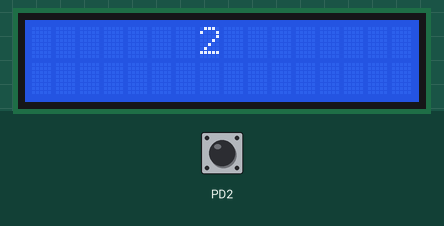
Recording of a program running on a simulated ATmega32, built with avr-gcc and emulated at 8 MHz. On the bench: 16×2 character LCD. Wiring (inferred from the names in the program): character LCD (HD44780): RS PB2; R/W PB1; E PB0; data PA0, PA1, PA2, PA3, PA4, PA5, PA6, PA7. Inputs (shaded band) come from the test bench; at power-on: PD2 HIGH. At 5.7 s the program stops and its outputs stay as they are.

Above: at 1.2 s.
1.3 s: PD2 pulled LOW for 0.15 s
At 4.2 s:
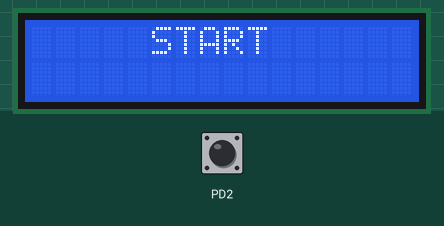
At 6.2 s:
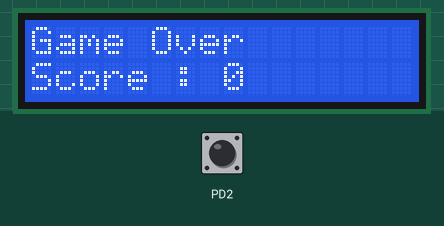
Timing chart, 0 to 7.2 s (numbered marks = the images above; inputs shaded):
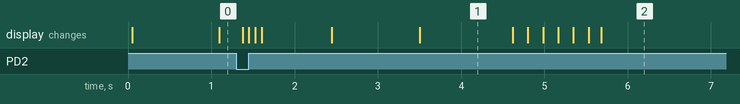

Measured:
- what the display in image 1 shows lasts 1.1 s, from 3.5 s to 4.6 s

The program:

main.c
```c
/**************************************************************************************************************************************
* LOG:                                                                   							   								  *
* VERSION					AUTHOR           					DATE 						DESCRIPTION 		   					  *
* 1.0.0 					Kareem Hassaan						21 DEC,2021					- Initial Creation						  *
**************************************************************************************************************************************/
/**************************************************************************************************************************************
* ! Title      	: Dino Chrome Game                                                     							                      *
* ! File Name	: main.c     		                                                  							                      *
* ! Description : This file has the implementation of Dino Chrome Game   	        							                      *
* ! Compiler  	: GNU AVR cross Compiler                                            							                      *
* ! Target 	  	: Atmega32 Micro-Controller                                         							                      *
* ! Layer 	  	: APP                   						                                         							  *
**************************************************************************************************************************************/
/**************************************************** Library Inclusions *************************************************************/
#define F_CPU 8000000UL
#include<util/delay.h>
#include"../LIB/STD_TYPES.h"
#include"../LIB/BIT_MATH.h"
/************************************************** Lower Layer Inclusions ***********************************************************/
#include"../MCAL/01-DIO/DIO_intrface.h"
#include"../MCAL/02-EXT_INTERRUPT/EXTI_intrface.h"
#include"../MCAL/03-GIE/GIE_intrface.h"

#include"../HAL/01-LCD/LCD_intrface.h"
/********************************************************** Macros *******************************************************************/
#define GAME_OVER 1
/***************************************************** Global Variables **************************************************************/
uint8  ittr = 0;
uint8  CBKFunc_uint8LoopCounter = 0;
uint16 Global_uint16Mode = 0;
uint16 Global_uint16Score = 0;

/*Drawing animated Cactus Array*/
uint8 TreePattern[] = { 0b00000100,
					    0b00010100,
					    0b00001010,
					    0b00010101,
					    0b00010101,
					    0b00001110,
					    0b00000100,
					    0b00000100};

/*Drawing  animated Dino Array*/
uint8 RunnerPattern[] = { 0b00001110,
					      0b00010111,
					      0b00011111,
					      0b00011111,
					      0b00011100,
					      0b00010111,
					      0b00010100,
					      0b00010100};

/*************************************************** Functions Prototype *************************************************************/
void CBKFunc_VoidJump();
void Start_Screen();
/*************************************************************************************************************************************/
/******************************************************* Main Function ***************************************************************/
/*************************************************************************************************************************************/
void main(void)
{
	/*Initialize the LCD*/
	HLCD_VoidInit();

	/*Enable The Global Interrupt*/
	MGIE_voidGlobalInterruptEnable();
	/*Initializ The EXTI*/
	M_EXTI_VoidInit();
	/*Setting EXTI Call Back Function*/
	M_EXTI_voidSetCallback(INT0, CBKFunc_VoidJump);

	/*Set pin0 in port c input for button*/
	MDIO_voidSetPinDirection(PORTD, PIN2,INPUT);
	/*Set pin0 in port c Pulled up for button*/
	MDIO_voidSetPinValue(PORTD, PIN2,HIGH);

	/*Starting The Game*/
	Start_Screen();

	while(Global_uint16Mode != GAME_OVER)
	{
		for(ittr = 0;ittr<16;ittr++)
		{
			/*Drawing animated Cactus*/
			HLCD_VoidSendCustomPattern(TreePattern, PATTERN_POSITION_0, ROW1, 16-ittr);
			HLCD_VoidSendCustomPattern(TreePattern, PATTERN_POSITION_0, ROW1, 9-ittr);


				/*Drawing animated Dino*/
				HLCD_VoidSendCustomPattern(RunnerPattern, PATTERN_POSITION_1, ROW1,COL5);

				/*Checking if The Dino Crashed With the cactus*/
				if(ittr == COL5 || ittr == COL12)
				{
					Global_uint16Mode = GAME_OVER;
					ittr = 16;
				}

			_delay_ms(100);

			/*Clearing the LCD*/
			HLCD_VoidClearLcd();
		}
	}

	/*Printing the Score When The Game is over*/
	HLCD_VoidSendString("Game Over");
	HLCD_VoidGoTo(ROW1, COL0);
	HLCD_VoidSendString("Score : ");
	HLCD_VoidSendNumber((Global_uint16Score));

}

/*************************************************************************************************************************************/
/***************************************************** EXTI CBK Function *************************************************************/
/*************************************************************************************************************************************/
void CBKFunc_VoidJump()
{
	for(CBKFunc_uint8LoopCounter = ittr; CBKFunc_uint8LoopCounter < ittr+4; CBKFunc_uint8LoopCounter++)
	{
		/*Counting The User Score*/
		if(CBKFunc_uint8LoopCounter == COL5 || CBKFunc_uint8LoopCounter == COL12)
		{
			Global_uint16Score++;
		}

		/*Jumping the Dino Over The Cactus*/
		HLCD_VoidSendCustomPattern(RunnerPattern, PATTERN_POSITION_1, ROW0,COL5);

		HLCD_VoidSendCustomPattern(TreePattern, PATTERN_POSITION_0, ROW1, 16-CBKFunc_uint8LoopCounter);
		HLCD_VoidSendCustomPattern(TreePattern, PATTERN_POSITION_0, ROW1, 9-CBKFunc_uint8LoopCounter);
	}

	ittr = CBKFunc_uint8LoopCounter;
}

/*************************************************************************************************************************************/
/****************************************************** Start Function ***************************************************************/
/*************************************************************************************************************************************/
void Start_Screen()
{
	/*Count Down 3*/
	HLCD_VoidGoTo(ROW0, COL7);
	HLCD_VoidSendNumber(3);
	_delay_ms(1000);
	HLCD_VoidClearLcd();

	/*Count Down 2*/
	HLCD_VoidGoTo(ROW0, COL7);
	HLCD_VoidSendNumber(2);
	_delay_ms(1000);
	HLCD_VoidClearLcd();

	/*Count Down 1*/
	HLCD_VoidGoTo(ROW0, COL7);
	HLCD_VoidSendNumber(1);
	_delay_ms(1000);
	HLCD_VoidClearLcd();

	/*Printing Start on The Screen*/
	HLCD_VoidGoTo(ROW0, COL5);
	HLCD_VoidSendString("START");
	_delay_ms(1000);
	HLCD_VoidClearLcd();
}
```

LCD_config.h
```c
/**************************************************************************************************************************************
* LOG:                                               														     					  *
* VERSION					AUTHOR           					DATE 						DESCRIPTION        				  		  *
* 1.0.0 					Kareem Hassaan						12 DEC,2021					- Initial Creation				  		  *
* 1.0.1 					Kareem Hassaan						15 DEC,2021					- Fix some bugs in 4bit mode			  *
**************************************************************************************************************************************/
/**************************************************************************************************************************************
* ! Title      	: LCD Driver                                                         							                      *
* ! File Name	: LCD_config.h                                                                          							  *
* ! Description : This file has the Configrations needed		     		        	 			                    			  *
* ! Compiler  	: GNU AVR cross Compiler                                            							                      *
* ! Target 	  	: Atmega32 Micro-Controller                                         							                      *
* ! Layer 	  	: HAL						                                         							                      *
**************************************************************************************************************************************/
#ifndef LCD_CONFIG_H
#define LCD_CONFIG_H

#define HALF_LOAD_4BITS  				0x00				//Precompile Configration (0) for 8-Bit Data & (1) for 4-Bit Data.

/**************************************************************************************************************************************/
/******************************************************* 8-Bit Configrations **********************************************************/
/**************************************************************************************************************************************/

#define LCD_DATA_PORT    				PORTA				//Data Port
#define LCD_CONTROL_PORT 				PORTB				//Control Port

#define LCD_EN_PIN 						PIN0				//Enable Pin
#define LCD_RW_PIN 						PIN1				//Read / Write pin
#define LCD_RS_PIN 						PIN2				//Register selection Data or Command

#define LCD_FunctionSetFixed 			0x30        		//Fixed Command Value.
#define LCD_LineNumbers      			0x01		 		//PIN3 --> (0) for one line Display & (1) for two lines Display.
#define LCD_FontSize         			0x00				//PIN2 --> (0) for 5x7 Display      & (1) for 5x11 Display.

#define LCD_DisplayFixed     			0x08				//Fixed Command Value.
#define LCD_EntireDisplay    			0x01				//PIN2 --> (0) for Entire Display  OFF & (1) for Entire Display  ON.
#define LCD_CursorDisplay    			0x00				//PIN1 --> (0) for Cursor Display  OFF & (1) for Cursor Display  ON.
#define LCD_CursorBlinking   			0x00				//PIN0 --> (0) for Cursor Blinking OFF & (1) for Cursor Blinking ON.

#define LCD_ClearValue       			0x01				//Clear LCD Command

/**************************************************************************************************************************************/
/******************************************************* 4-Bit Configrations **********************************************************/
/**************************************************************************************************************************************/

#define LCD_DATA_PORT_4BIT    			PORTA				//Data Port
#define LCD_CONTROL_PORT_4BIT 			PORTB				//Control Port

#define LCD_D0 							PIN0				//Enable Pin
#define LCD_D1 							PIN1				//Read / Write pin
#define LCD_D2 							PIN2				//Register selection Data or Command
#define LCD_D3 							PIN3				//Register selection Data or Command

#define LCD_EN_PIN_4BIT 				PIN0				//Enable Pin
#define LCD_RW_PIN_4BIT 				PIN1				//Read / Write pin
#define LCD_RS_PIN_4BIT 				PIN2				//Register selection Data or Command

#define LCD_FunctionSetFixed_4BIT 		0x02        		//Fixed Command Value.
#define LCD_LineNumbers_4BIT      		0x01			 	//PIN3 --> (0) for one line Display & (1) for two lines Display.
#define LCD_FontSize_4BIT         		0x00			 	//PIN2 --> (0) for 5x7 Display      & (1) for 5x11 Display.

#define LCD_DisplayFixed_4BIT     		0x00				//Fixed Command Value.
#define LCD_EntireDisplay_4BIT    		0x01				//PIN2 --> (0) for Entire Display  OFF & (1) for Entire Display  ON.
#define LCD_CursorDisplay_4BIT    		0x01				//PIN1 --> (0) for Cursor Display  OFF & (1) for Cursor Display  ON.
#define LCD_CursorBlinking_4BIT   		0x01				//PIN0 --> (0) for Cursor Blinking OFF & (1) for Cursor Blinking ON.

#define LCD_ClearValue_HighNibble       0x00				//Clear LCD Command
#define LCD_ClearValue_LowNibble       	0x01				//Clear LCD Command

#endif /*LCD_CONFIG_H*/
```

LCD_private.h
```c
/**************************************************************************************************************************************
* LOG:                                               														     					  *
* VERSION					AUTHOR           					DATE 						DESCRIPTION        				  		  *
* 1.0.0 					Kareem Hassaan						12 DEC,2021					- Initial Creation				  		  *
* 1.0.1 					Kareem Hassaan						15 DEC,2021					- Fix some bugs in 4bit mode			  *
**************************************************************************************************************************************/
/**************************************************************************************************************************************
* ! Title      	: LCD Driver                                                                            							  *
* ! File Name	: LCD_private.h                                                                         							  *
* ! Description : This file has the Private definitions needed				       		                    					      *
* ! Compiler  	: GNU AVR cross Compiler                                            						                    	  *
* ! Target 	  	: Atmega32 Micro-Controller                                         							                      *
* ! Layer 	  	: HAL						                                         							                      *
**************************************************************************************************************************************/
#ifndef LCD_PRIVATE_H
#define LCD_PRIVATE_H

#define POSITION_FIXED_ADRESS 0x40
#define ZERO_ASCII_CODE       0x30


/**************************************************************************************************************************************
* Function Name		: static HLCD_VoidSendCommand											                    					  *
* Parameters (in)	: uint8 Copy_uint8Command															                    		  *
* Parameters (out)	: None																						                      *
* Return value		: None																						                      *
* Description		: Function to Send commands to the LCD														       				  *
**************************************************************************************************************************************/
static void HLCD_VoidSendCommand(uint8 Copy_uint8Command);

#endif /*LCD_PRIVATE_H*/
```

BIT_MATH.h
```c
/**************************************************************************************************************************************
* LOG:                                                                   							   								  *
* VERSION					AUTHOR           					DATE 						DESCRIPTION 		   					  *
* 1.0.0 					Kareem Hassaan						2 DEC,2021					- Initial Creation						  *
**************************************************************************************************************************************/
/**************************************************************************************************************************************
* ! Title      	: Library                                                        							                          *
* ! File Name	: BIT_MATH.h                                                     							                          *
* ! Description : This file has the Defines of all Operations on Bit needed				       							              *
* ! Compiler  	: GNU AVR cross Compiler                                            							                      *
* ! Target 	  	: Atmega32 Micro-Controller                                         							                      *
* ! Layer 	  	: LIB                  						                                         							      *
**************************************************************************************************************************************/
#ifndef BIT_MATH_H
#define BIT_MATH_H

#define SET_BIT(REG,BIT_NUM) 								REG |=  (0x01<<BIT_NUM)
#define CLR_BIT(REG,BIT_NUM)								REG &= ~(0x01<<BIT_NUM)
#define TOG_BIT(REG,BIT_NUM) 								REG ^=  (0x01<<BIT_NUM)
#define GET_BIT(REG,BIT_NUM)   						  		  ((REG>>BIT_NUM)&0x01)

#define SET_SPECIFIC_REG_BITS_VALUE(REG,MASK,VALUE) 		REG = ((REG & MASK)|VALUE)


#endif /* BIT_MATH_H */
```

STD_TYPES.h
```c
/**************************************************************************************************************************************
* LOG:                                                                   							   								  *
* VERSION					AUTHOR           					DATE 						DESCRIPTION 		   					  *
* 1.0.0 					Kareem Hassaan						2 DEC,2021					- Initial Creation						  *
**************************************************************************************************************************************/
/**************************************************************************************************************************************
* ! Title      	: Library                                                        							                          *
* ! File Name	: STD_TYPES.h                                                     							                          *
* ! Description : This file has the Defines of all standard types needed				       							              *
* ! Compiler  	: GNU AVR cross Compiler                                            							                      *
* ! Target 	  	: Atmega32 Micro-Controller                                         							                      *
* ! Layer 	  	: LIB                  						                                         							      *
**************************************************************************************************************************************/
#ifndef STD_TYPES_H
#define STD_TYPES_H

#define NULL (void*)0						  /*           NULL PTR             */

typedef unsigned char         uint8;          /*           0 .. 255             */
typedef signed char           sint8;          /*        -128 .. +127            */

typedef unsigned short        uint16;         /*           0 .. 65535           */
typedef signed short          sint16;         /*      -32768 .. +32767          */

typedef unsigned long         uint32;         /*           0 .. 4294967295      */
typedef signed long           sint32;         /* -2147483648 .. +2147483647     */

typedef unsigned long long    uint64;         /*       0..18446744073709551615  */
typedef signed long long      sint64;

typedef float                 float32;
typedef double                float64;

#endif /* STD_TYPES_H */
```

Source omitted: LCD_intrface.h (8501 bytes), LCD_program.c (17454 bytes), DIO_config.h (1374 bytes), DIO_intrface.h (8129 bytes), DIO_private.h (2376 bytes), DIO_program.c (16579 bytes), EXTI_config.h (2652 bytes), EXTI_intrface.h (5794 bytes), EXTI_private.h (3581 bytes), EXTI_program.c (15817 bytes), GIE_config.h (1539 bytes), GIE_intrface.h (3354 bytes) and 2 more
